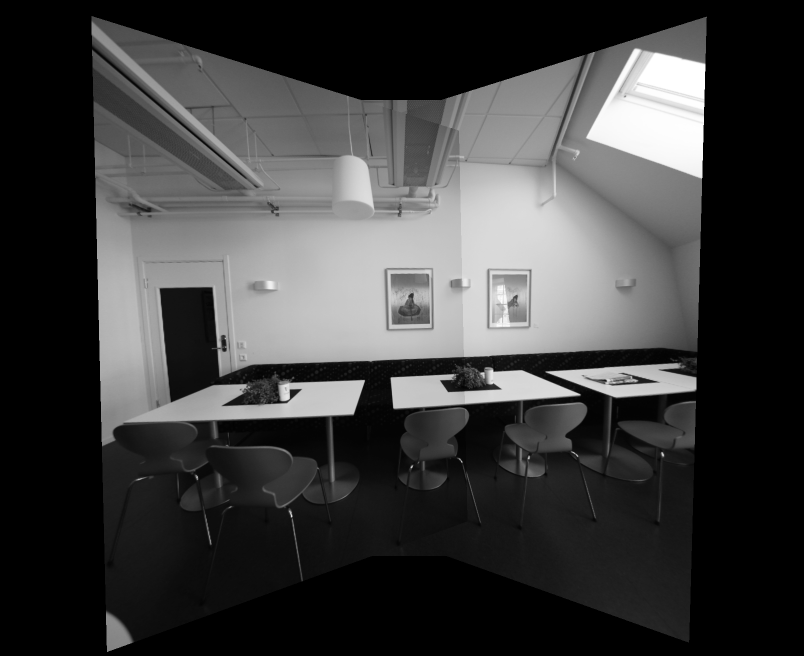
#> input picture HW2/HW2-Panoramas/Results/output_homography.png, 1608 x 1312 px (shown at 1/2 size); the run also reads 1 picture not shown here
$ python main.py 3 Results/output_homography.png Results/output_homography_lpb.png Results/output_cylindrical.png out.png   (Python 2 division)
#> lines starting #> are read from the running program, lines starting #| are printed output that depends on the picture; after the words box and inside, x2 and y2 are one past the last pixel; in counts of white or black regions, pixels touching at a corner belong together
# Instructions:
# Do not change the output file names, use the helper functions as you see fit

import os
import sys
import cv2
import numpy as np
import math
import matplotlib.pyplot as plt

'''
Laplacian Blending Function for blending stitched images
'''

def Laplacian_Pyramid_Blending_with_mask(A, B, m, num_levels = 6):
    # assume mask is float32 [0,1]

    # generate Gaussian pyramid for A,B and mask
    GA = A.copy()
    GB = B.copy()
    GM = m.copy()
    gpA = [GA]
    gpB = [GB]
    gpM = [GM]
    for i in xrange(num_levels):
        GA = cv2.pyrDown(GA)
        GB = cv2.pyrDown(GB)
        GM = cv2.pyrDown(GM)
        gpA.append(np.float32(GA))
        gpB.append(np.float32(GB))
        gpM.append(np.float32(GM))

    # generate Laplacian Pyramids for A,B and masks
    lpA  = [gpA[num_levels-1]] # the bottom of the Lap-pyr holds the last (smallest) Gauss level
    lpB  = [gpB[num_levels-1]]
    gpMr = [gpM[num_levels-1]]
    for i in xrange(num_levels-1,0,-1):
        # Laplacian: subtarct upscaled version of lower level from current level
        # to get the high frequencies
       	gpAsize = (gpA[i-1].shape[1], gpA[i-1].shape[0])
        LA = np.subtract(gpA[i-1], cv2.pyrUp(gpA[i], dstsize = gpAsize))


        gpBsize = (gpB[i-1].shape[1], gpB[i-1].shape[0])
        LB = np.subtract(gpB[i-1], cv2.pyrUp(gpB[i], dstsize = gpBsize))

        lpA.append(LA)
        lpB.append(LB)
        gpMr.append(gpM[i-1]) # also reverse the masks

    # Now blend images according to mask in each level
    LS = []
    for la,lb,gm in zip(lpA,lpB,gpMr):
        ls = la * gm + lb * (1.0 - gm)
        LS.append(ls)

    # now reconstruct
    ls_ = LS[0]

    for i in xrange(1,num_levels):
	size = (LS[i].shape[1], LS[i].shape[0])
        ls_ = cv2.pyrUp(ls_, dstsize = size)
	ls_ = cv2.add(ls_, LS[i])


    return ls_

# [13 lines left out: function help_message, not called in this run]

'''
Detect, extract and match features between img1 and img2.
Using SIFT as the detector/extractor, but this is inconsequential to the user.

Returns: (pts1, pts2), where ptsN are points on image N.
    The lists are "aligned", i.e. point i in pts1 matches with point i in pts2.

Usage example:
    im1 = cv2.imread("image1.jpg", 0)
    im2 = cv2.imread("image2.jpg", 0)
    (pts1, pts2) = feature_matching(im1, im2)

    plt.subplot(121)
    plt.imshow(im1)
    plt.scatter(pts1[:,:,0],pts1[:,:,1], 0.5, c='r', marker='x')
    plt.subplot(122)
    plt.imshow(im2)
    plt.scatter(pts1[:,:,0],pts1[:,:,1], 0.5, c='r', marker='x')
'''
def feature_matching(img1, img2, savefig=False):
    # Initiate SIFT detector
    sift = cv2.xfeatures2d.SIFT_create()
    # find the keypoints and descriptors with SIFT
    kp1, des1 = sift.detectAndCompute(img1,None)
    kp2, des2 = sift.detectAndCompute(img2,None)
    # FLANN parameters
    FLANN_INDEX_KDTREE = 1
    index_params = dict(algorithm = FLANN_INDEX_KDTREE, trees = 5)
    search_params = dict(checks=50)   # or pass empty dictionary
    flann = cv2.FlannBasedMatcher(index_params,search_params)
    matches2to1 = flann.knnMatch(des2,des1,k=2)

    matchesMask_ratio = [[0,0] for i in xrange(len(matches2to1))]
    match_dict = {}
    for i,(m,n) in enumerate(matches2to1):
        if m.distance < 0.7*n.distance:
            matchesMask_ratio[i]=[1,0]
            match_dict[m.trainIdx] = m.queryIdx

    good = []
    recip_matches = flann.knnMatch(des1,des2,k=2)
    matchesMask_ratio_recip = [[0,0] for i in xrange(len(recip_matches))]

    for i,(m,n) in enumerate(recip_matches):
        if m.distance < 0.7*n.distance: # ratio
            if m.queryIdx in match_dict and match_dict[m.queryIdx] == m.trainIdx: #reciprocal
                good.append(m)
                matchesMask_ratio_recip[i]=[1,0]


    if savefig:
        draw_params = dict(matchColor = (0,255,0),
                           singlePointColor = (255,0,0),
                           matchesMask = matchesMask_ratio_recip,
                           flags = 0)
        img3 = cv2.drawMatchesKnn(img1,kp1,img2,kp2,recip_matches,None,**draw_params)

        # [4 lines of commented-out code are left out]

    return ([ kp1[m.queryIdx].pt for m in good ],[ kp2[m.trainIdx].pt for m in good ])

'''
Warp an image from cartesian coordinates (x, y) into cylindrical coordinates (theta, h)
Returns: (image, mask)
Mask is [0,255], and has 255s wherever the cylindrical images has a valid value.
Masks are useful for stitching

Usage example:

    im = cv2.imread("myimage.jpg",0) #grayscale
    h,w = im.shape
    f = 700
    K = np.array([[f, 0, w/2], [0, f, h/2], [0, 0, 1]]) # mock calibration matrix
    imcyl = cylindricalWarpImage(im, K)
'''
# [37 lines left out: function cylindricalWarpImage, not called in this run]

'''
Calculate the geometric transform (only affine or homography) between two images,
based on feature matching and alignment with a robust estimator (RANSAC).

Returns: (M, pts1, pts2, mask)
Where: M    is the 3x3 transform matrix
       pts1 are the matched feature points in image 1
       pts2 are the matched feature points in image 2
       mask is a binary mask over the lists of points that selects the transformation inliers

Usage example:
    im1 = cv2.imread("image1.jpg", 0)
    im2 = cv2.imread("image2.jpg", 0)
    (M, pts1, pts2, mask) = getTransform(im1, im2)

    # for example: transform im1 to im2's plane
    # first, make some room around im2
    im2 = cv2.copyMakeBorder(im2,200,200,500,500, cv2.BORDER_CONSTANT)
    # then transform im1 with the 3x3 transformation matrix
    out = cv2.warpPerspective(im1, M, (im1.shape[1],im2.shape[0]), dst=im2.copy(), borderMode=cv2.BORDER_TRANSPARENT)

    plt.imshow(out, cmap='gray')
    plt.show()
'''
def getTransform(src, dst, method='affine'):
    pts1,pts2 = feature_matching(src,dst,True)

    src_pts = np.float32(pts1).reshape(-1,1,2)
    dst_pts = np.float32(pts2).reshape(-1,1,2)

    if method == 'affine':
        M, mask = cv2.estimateAffine2D(src_pts, dst_pts, cv2.RANSAC, ransacReprojThreshold=5.0)
        #M = np.append(M, [[0,0,1]], axis=0)

    if method == 'homography':
        M, mask = cv2.findHomography(src_pts, dst_pts, cv2.RANSAC, 5.0)

    matchesMask = mask.ravel().tolist()

    return (M, pts1, pts2, mask)

# ===================================================
# ================ Perspective Warping ==============
# ===================================================
# [24 lines left out: function Perspective_warping, not called in this run]

# ===================================================
# =========Blending on Perspective Warping ==========
# ===================================================

def Bonus_perspective_warping(img1, img2, img3):
	# first, make some room around img1
        img1 = cv2.copyMakeBorder(img1,200,200,500,500, cv2.BORDER_CONSTANT)
        (M, pts1, pts2, mask) = getTransform(img2, img1,'homography')

        # then transform img2 with the 3x3 transformation matrix
        out1 = cv2.warpPerspective(img2, M, (img1.shape[1],img1.shape[0]), dst=img1.copy(), borderMode=cv2.BORDER_TRANSPARENT)
        #plt.imshow(out1, cmap='gray')
        #plt.show()

        (M2, pts12, pts22, mask2) = getTransform(img3,img1,'homography')
        # then transform img3 with the 3x3 transformation matrix and stitching warped img3 on img1 to the resultant of img2 warped on image1

        out2 = cv2.warpPerspective(img3, M2, (img1.shape[1],img1.shape[0]), dst=img1.copy(), borderMode=cv2.BORDER_TRANSPARENT)
        #plt.imshow(out2, cmap='gray')
        #plt.show()
        #print out2.shape

	#create a mask
	m = np.zeros_like(img1, dtype='float32')
	m[:,img1.shape[1]/2:] = 1 # make the mask half-and-half
        out = Laplacian_Pyramid_Blending_with_mask(out1, out2, m, 5)

        #plt.imshow(out, cmap='gray')
        #plt.show()

        output_image = out # This is output
        # Write out the result
        output_name = sys.argv[5] + "output_homography_lpb.png"
        cv2.imwrite(output_name, output_image)
        return True


# ===================================================
# =============== Cynlindrical Warping ==============
# ===================================================
# [95 lines left out: functions Cylindrical_warping, Bonus_cylindrical_warping, not called in this run]

'''
This exact function will be used to evaluate your results for HW2
Compare your result with master image and get the difference, the grading
criteria is posted on Piazza
'''

# [35 lines left out: function RMSD, not called in this run]


if __name__ == '__main__':
   question_number = -1

   # Validate the input arguments
   if (len(sys.argv) != 6):
      help_message()
      sys.exit()
   else:
      question_number = int(sys.argv[1])
      if (question_number > 4 or question_number < 1):
	 print("Input parameters out of bound ...")
         sys.exit()

   input_image1 = cv2.imread(sys.argv[2], 0)
#> input_image1 is the input picture: shape (1312, 1608); min 0, max 255, mean 61.6
   input_image2 = cv2.imread(sys.argv[3], 0)
   input_image3 = cv2.imread(sys.argv[4], 0)
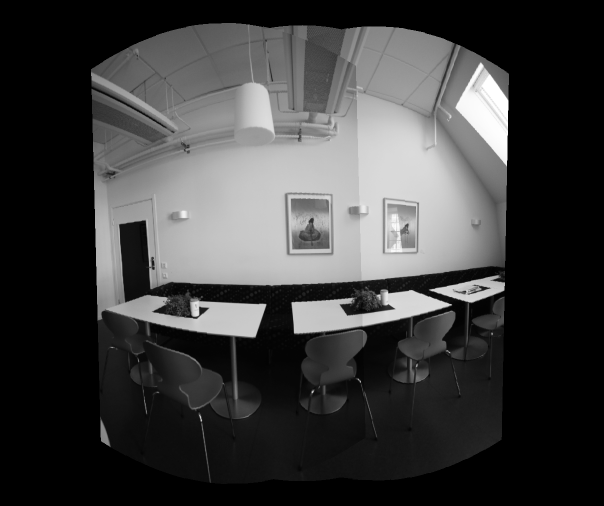
#> input picture HW2/HW2-Panoramas/Results/output_cylindrical.png, 1208 x 1012 px (shown at 1/2 size)
#> input_image3 is the input picture: shape (1012, 1208); min 0, max 255, mean 61.6

   function_launch = {
   1 : Perspective_warping,
   2 : Cylindrical_warping,
   3 : Bonus_perspective_warping,
   4 : Bonus_cylindrical_warping}

   # Call the function
   function_launch[question_number](input_image1, input_image2, input_image3)
#> in Bonus_perspective_warping, `img1 = cv2.copyMakeBorder(img1,200,200,500,500, cv2.BORDER_CONSTANT)`:
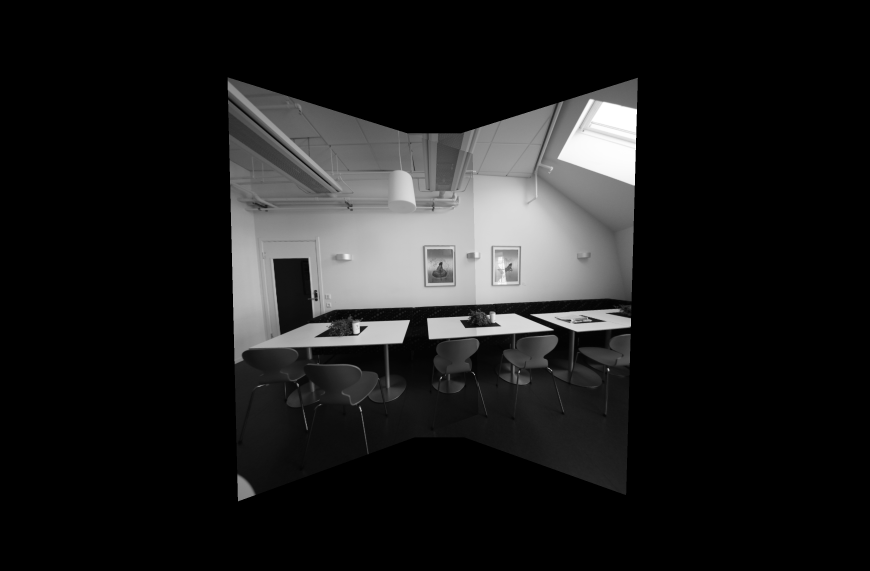
#> img1: shape (1712, 2608) (shown at 1/3 size); min 0, max 255, mean 29.1
#> in feature_matching, `kp1, des1 = sift.detectAndCompute(img1,None)`: kp1 = 990 keypoints; strongest (x, y, size): (1314, 213, 153.5), (826, 933, 2.8), (582, 1033, 2.6), (586, 786, 10.6)
#> in feature_matching, `kp2, des2 = sift.detectAndCompute(img2,None)`: kp2 = 1008 keypoints; strongest (x, y, size): (1814, 411, 155.4), (1323, 1134, 2.8), (1083, 1232, 2.7), (1423, 1123, 2)
#> in feature_matching, `matches2to1 = flann.knnMatch(des2,des1,k=2)`: matches2to1 = 1008 matches
#> in feature_matching, `matchesMask_ratio = [[0,0] for i in xrange(len(matches2to1))]`: matchesMask_ratio = 1008 pairs, first value 0 to 0, second value 0 to 0
#> after the loop in feature_matching, `for i,(m,n) in enumerate(matches2to1):`: match_dict = 749 items; matchesMask_ratio = 1008 pairs, first value 0 to 1, second value 0 to 0
#> in feature_matching, `recip_matches = flann.knnMatch(des1,des2,k=2)`: recip_matches = 990 matches
#> in feature_matching, `matchesMask_ratio_recip = [[0,0] for i in xrange(len(recip_matches))]`: matchesMask_ratio_recip = 990 pairs, first value 0 to 0, second value 0 to 0
#> after the loop in feature_matching, `for i,(m,n) in enumerate(recip_matches):`: good = 729 matches; matchesMask_ratio_recip = 990 pairs, first value 0 to 1, second value 0 to 0
#> in feature_matching, `draw_params = dict(matchColor = (0,255,0), singlePointColor = (255,0,0..`: draw_params = 4 items
#> in feature_matching, `img3 = cv2.drawMatchesKnn(img1,kp1,img2,kp2,recip_matches,None,**draw_..`:
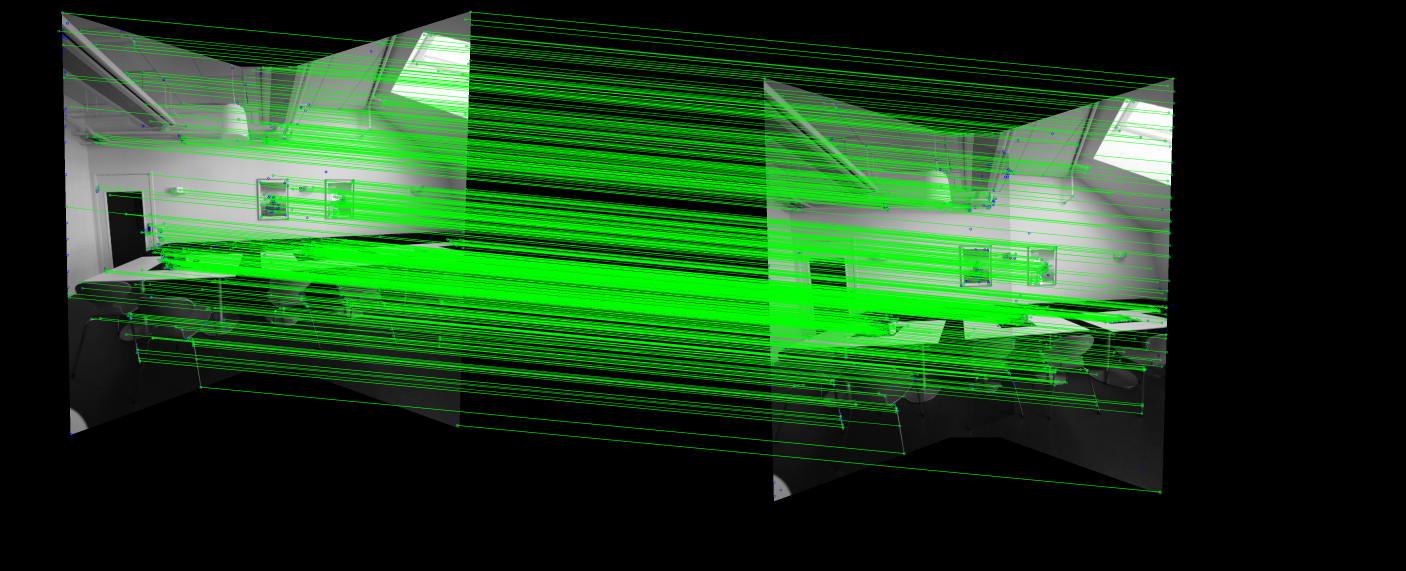
#> img3: shape (1712, 4216, 3) (shown at 1/3 size); mean of channels 0, 1, 2 26.2, 67, 25.8; drawn as B, G, R
#> in getTransform, `pts1,pts2 = feature_matching(src,dst,True)`: pts1 = 729 pairs, first value 176 to 1413.9, second value 35.56 to 1275.8; pts2 = 729 pairs, first value 673.2 to 1913.9, second value 235 to 1475.8
#> in getTransform, `src_pts = np.float32(pts1).reshape(-1,1,2)`: src_pts = 729 rows, first 8: [176, 92.89], [187.4, 37.99], [187.4, 37.99], [189.2, 134.4], [191.2, 232.7], [198.9, 620.3], [200.8, 224.9], [205.1, 879.6]
#> in getTransform, `dst_pts = np.float32(pts2).reshape(-1,1,2)`: dst_pts = 729 rows, first 8: [673.2, 287.2], [685.3, 235], [685.3, 235], [687.1, 332], [689.2, 430.7], [700, 878.2], [697.1, 420.5], [705.1, 1080.3]
#> in getTransform, `M, mask = cv2.findHomography(src_pts, dst_pts, cv2.RANSAC, 5.0)`: M = [[1, 0.00533, 497.4], [0.0014, 1.01, 197.7], [1.08e-06, 3.09e-06, 1]]; mask = 729 values, max 1 at index 0, min 0 at index 5, mean 0.986
#> in getTransform, `matchesMask = mask.ravel().tolist()`: matchesMask has the same summary as mask
#> call 2 of feature_matching, with savefig = True
#> in feature_matching (call 2), `kp1, des1 = sift.detectAndCompute(img1,None)`: kp1 = 1108 keypoints; strongest (x, y, size): (971, 210, 74.4), (625, 784, 2.9), (405, 621, 9.3), (402, 841, 2.2)
#> in feature_matching (call 2), `matchesMask_ratio = [[0,0] for i in xrange(len(matches2to1))]`: matchesMask_ratio = 1008 pairs, first value 0 to 0, second value 0 to 0
#> after the loop in feature_matching (call 2), `for i,(m,n) in enumerate(matches2to1):`: match_dict = 354 items; matchesMask_ratio = 1008 pairs, first value 0 to 1, second value 0 to 0
#> in feature_matching (call 2), `recip_matches = flann.knnMatch(des1,des2,k=2)`: recip_matches = 1108 matches
#> in feature_matching (call 2), `matchesMask_ratio_recip = [[0,0] for i in xrange(len(recip_matches))]`: matchesMask_ratio_recip = 1108 pairs, first value 0 to 0, second value 0 to 0
#> after the loop in feature_matching (call 2), `for i,(m,n) in enumerate(recip_matches):`: good = 314 matches; matchesMask_ratio_recip = 1108 pairs, first value 0 to 1, second value 0 to 0
#> in feature_matching (call 2), `img3 = cv2.drawMatchesKnn(img1,kp1,img2,kp2,recip_matches,None,**draw_..`:
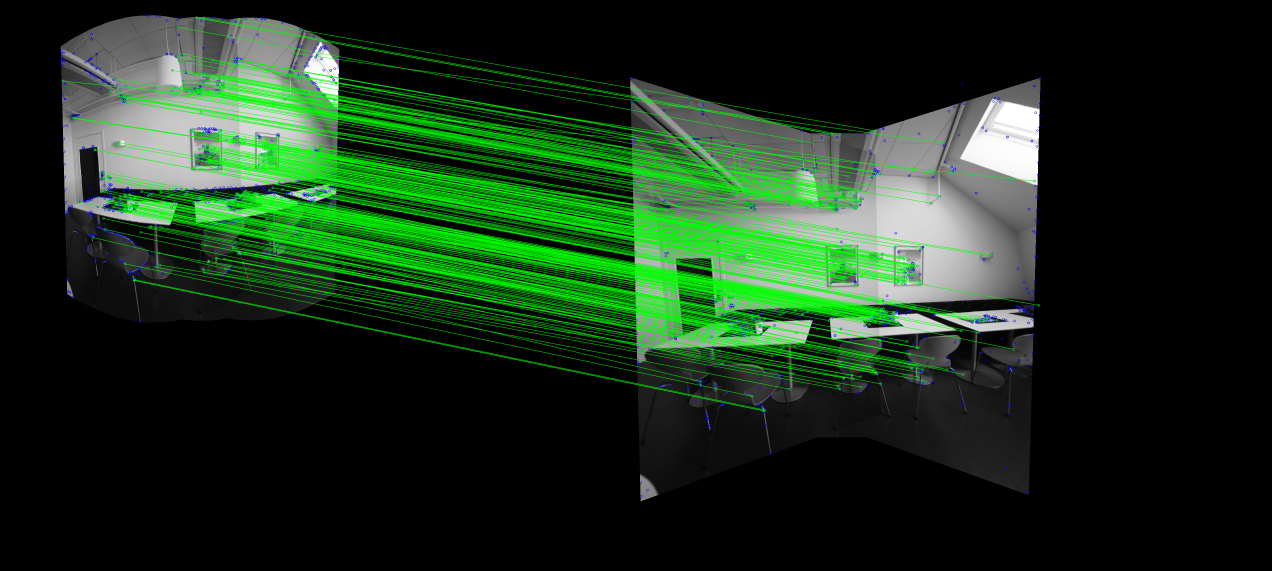
#> img3: shape (1712, 3816, 3) (shown at 1/3 size); mean of channels 0, 1, 2 25.9, 48.5, 25; drawn as B, G, R
#> in getTransform (call 2), `src_pts = np.float32(pts1).reshape(-1,1,2)`: src_pts = 314 rows, first 8: [188.9, 242.9], [219.1, 354.9], [223.6, 353.3], [228.8, 354.6], [238.5, 605.9], [278.8, 711.9], [284.5, 448.8], [284.5, 448.8]
#> in getTransform (call 2), `dst_pts = np.float32(pts2).reshape(-1,1,2)`: dst_pts = 314 rows, first 8: [1894.7, 542.7], [777.1, 626], [787.3, 627.2], [799.7, 632.2], [816.1, 1010.2], [894.1, 1144.4], [826.9, 782.9], [826.9, 782.9]
#> in Bonus_perspective_warping, `(M2, pts12, pts22, mask2) = getTransform(img3,img1,'homography')`: M2 = [[0.766, -0.0632, 739.3], [-0.132, 0.89, 400.6], [-0.000131, -4.36e-05, 1]]; pts12 = 314 pairs, first value 188.9 to 1014.7, second value 52.55 to 840.8; pts22 = 314 pairs, first value 777.1 to 1908, second value 392.4 to 1232.1; mask2 = 314 values, max 1 at index 67, min 0 at index 0, mean 0.557
#> in Laplacian_Pyramid_Blending_with_mask, `GM = m.copy()`:
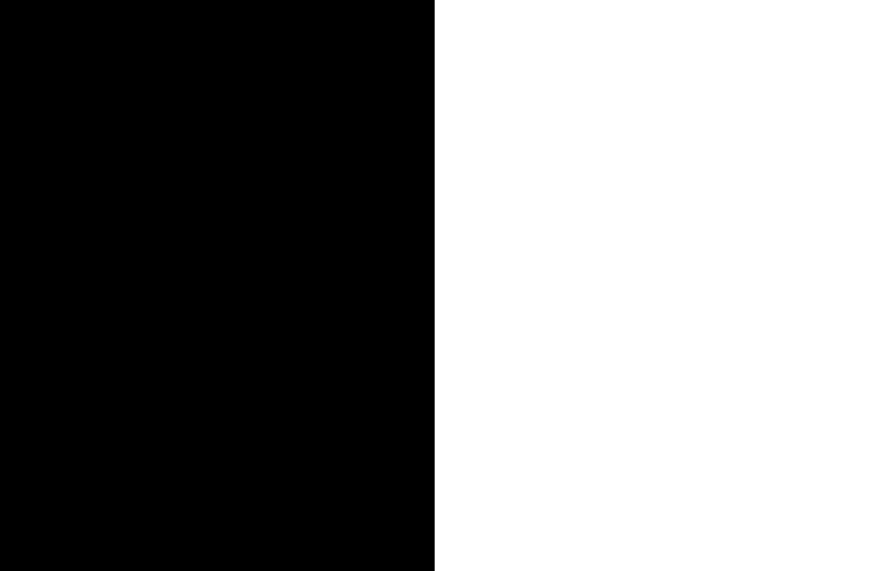
#> GM: shape (1712, 2608) float32 (shown at 1/3 size); values 0 (black) and 1 (white), 50% white; 1 white region, box (x1, y1, x2, y2) and area: (1304, 0, 2608, 1712) 2232448
#> after the loop in Laplacian_Pyramid_Blending_with_mask, `for i in xrange(num_levels):`: gpA = 6 items
#> the loop in Laplacian_Pyramid_Blending_with_mask, `for i in xrange(num_levels-1,0,-1):` made 4 passes
#> pass 2, in Laplacian_Pyramid_Blending_with_mask, `LB = np.subtract(gpB[i-1], cv2.pyrUp(gpB[i], dstsize = gpBsize))`:
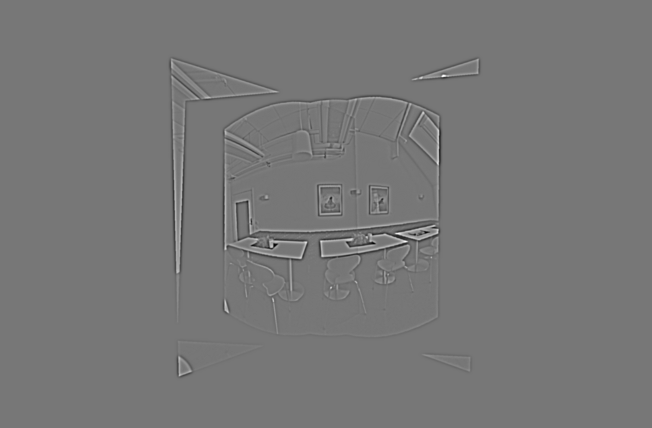
#> LB: shape (428, 652) float32; min -79.69, max 91, mean 0; drawn with min black and max white
#> after the loop in Laplacian_Pyramid_Blending_with_mask, `for i in xrange(num_levels-1,0,-1):`: gpMr = 5 items
#> the loop in Laplacian_Pyramid_Blending_with_mask, `for la,lb,gm in zip(lpA,lpB,gpMr):` made 5 passes
#> after the loop in Laplacian_Pyramid_Blending_with_mask, `for i in xrange(1,num_levels):`:
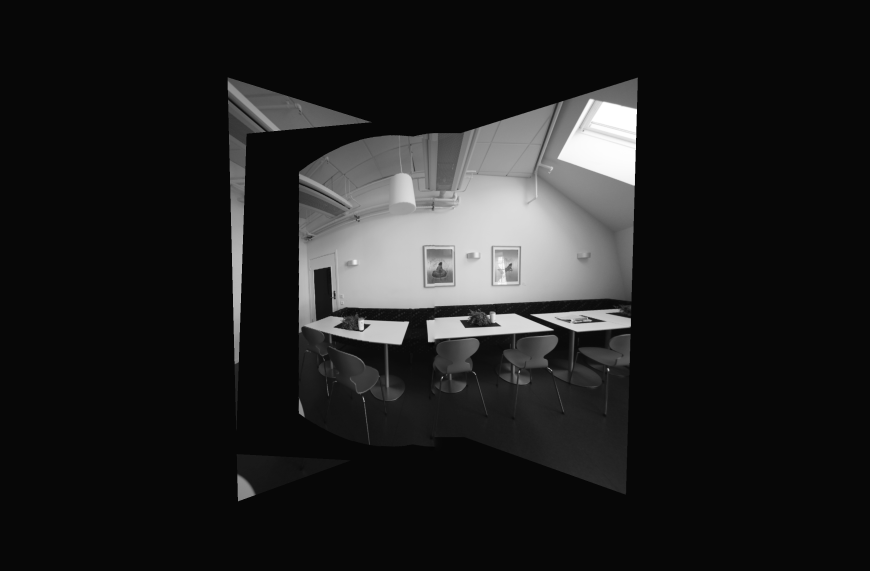
#> ls_: shape (1712, 2608) float32 (shown at 1/3 size); min -7.76, max 255, mean 25.2; drawn with min black and max white
